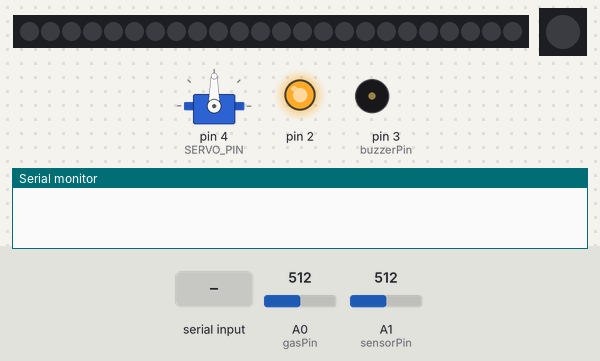
This sketch was run on a simulated Arduino Uno, built with avr-gcc and run on an emulated ATmega328P. Parts: servo, 24 RGB LEDs in strip order, left to right, 1 RGB LEDs in strip order, left to right, output pins drawn as LEDs (lit = HIGH), buzzer (waves = sounding, pin HIGH), the last lines printed to the serial monitor. The test bench sets the inputs (shaded band); at power-on: A0 (gasPin) = 512, A1 (sensorPin) = 512. The strip is taken to match the declared colour order; pins used as bus, display or sensor lines are not drawn.

Above: at 1.2 s.
1.3 s: "1" received over Serial
At 2.3 s:
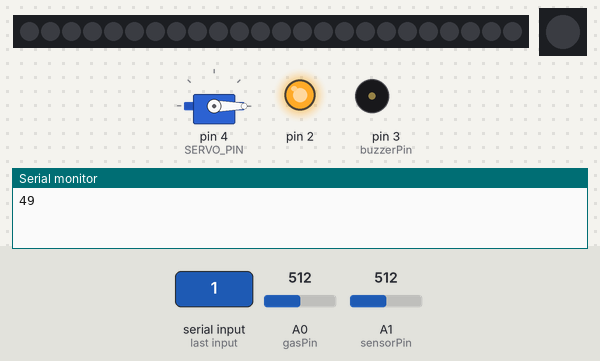
2.8 s: A0 (gasPin) set to 487
5.8 s: "1" received over Serial
At 7.0 s:
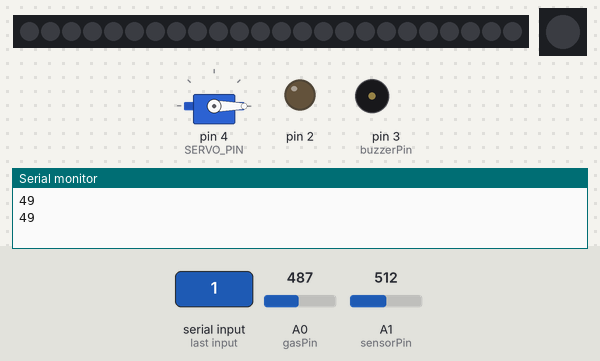
7.3 s: A0 (gasPin) set to 510
At 9.3 s:
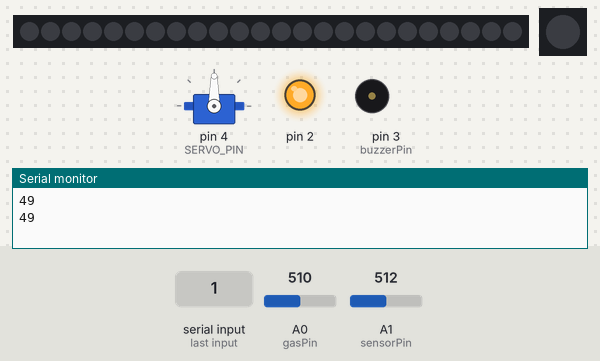
10.3 s: A0 (gasPin) set to 490
At 11.2 s:
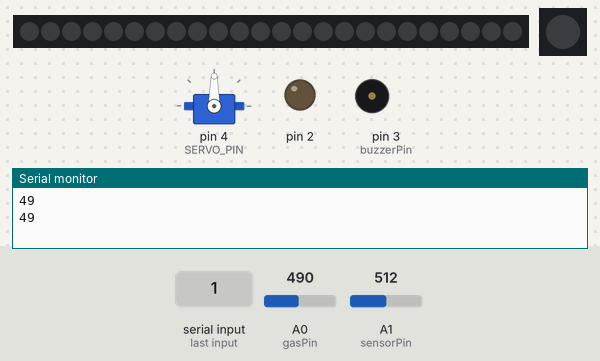
Timing chart, 0 to 13.3 s (numbered marks = the images above; inputs shaded):
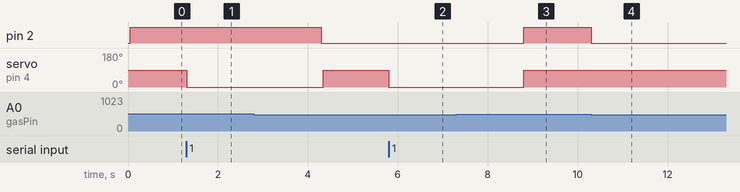

Measured:
- after the input at 1.3 s, servo on pin 4 (SERVO_PIN): 90° → 0° at once
- after the input at 2.8 s, pin 2: HIGH → LOW after 1.5 s
- after the input at 5.8 s, servo on pin 4 (SERVO_PIN): 90° → 0° at once
- after the input at 7.3 s, pin 2: LOW → HIGH after 1.5 s
- after the input at 10.3 s, pin 2: HIGH → LOW at once

The sketch:

code.ino
```cpp
#include <SoftwareSerial.h>
#include <Servo.h>
#include <SPI.h>
#include <MFRC522.h>
#include <Adafruit_NeoPixel.h>

#define SS_PIN 10
#define RST_PIN 9
#define SERVO_PIN 4
#define sensorPower 8
#define sensorPin A1
#define gasPin A0

Adafruit_NeoPixel shelf = Adafruit_NeoPixel(24, 5, NEO_RGB + NEO_KHZ800);
Adafruit_NeoPixel signal = Adafruit_NeoPixel(1, 7, NEO_RGB + NEO_KHZ800);

byte readCard[4];
String cardID = "81A44524";
String chipId = "20CADE20";
String tagID = "";
unsigned long uidDec, uidDecTemp;
Servo servo;
long blueRes;


MFRC522 mfrc522(SS_PIN, RST_PIN);

const int buzzerPin = 3;

SoftwareSerial bluetooth(0, 1);

long res;
int echoPin = 6;
int trigPin = 7;


void setup() {
  pinMode(2, OUTPUT);
  pinMode(buzzerPin, OUTPUT);
  Serial.begin(9600);
  SPI.begin();
  mfrc522.PCD_Init();
  bluetooth.begin(9600);
  Serial.begin(9600);
  servo.attach(SERVO_PIN);
  digitalWrite(sensorPower, LOW);
  shelf.begin();
  signal.begin();
}

void loop() {
  blueRes = (Serial.read());
  int gasValue = analogRead(gasPin);
  digitalWrite(sensorPower, HIGH);

  int val = analogRead(sensorPin);

  if(val > 800 || gasValue > 500){
    digitalWrite(2, HIGH);
    servo.write(90);
  }else{
    digitalWrite(2, LOW);
    servo.write(-90);
  }

  // if ( ! mfrc522.PICC_IsNewCardPresent()) {
  //   return;
  // }

  // if ( ! mfrc522.PICC_ReadCardSerial()) {
  //   return;
  // }
  // uidDec = 0;

  // for (byte i = 0; i < mfrc522.uid.size; i++)
  // {
  //   uidDecTemp = mfrc522.uid.uidByte[i];
  //   uidDec = uidDec * 256 + uidDecTemp;
  // }

  if (blueRes == 49){
    servo.write(-90);
    Serial.println(blueRes);
    delay(3000);
    servo.write(90);
  }else {
    servo.write(90);
  }


  // switch (blueRes) {
  //   case '1':
  //     digitalWrite(2, HIGH);
  //     delay(5000);
  //     digitalWrite(2, LOW);
  //     break;
  //   case '2':
  //     for(int i = 0; i < 24; i++){
  //       shelf.setBrightness(150);
  //       shelf.setPixelColor(i, shelf.Color(255, 255, 255));
  //       shelf.show();
  //     }
  //     break;
  //   case '3':
  //     servo.write(180);
  //     delay(3000);
  //     servo.write(-180);
  //     break;
  // }

  loop();

}
```
